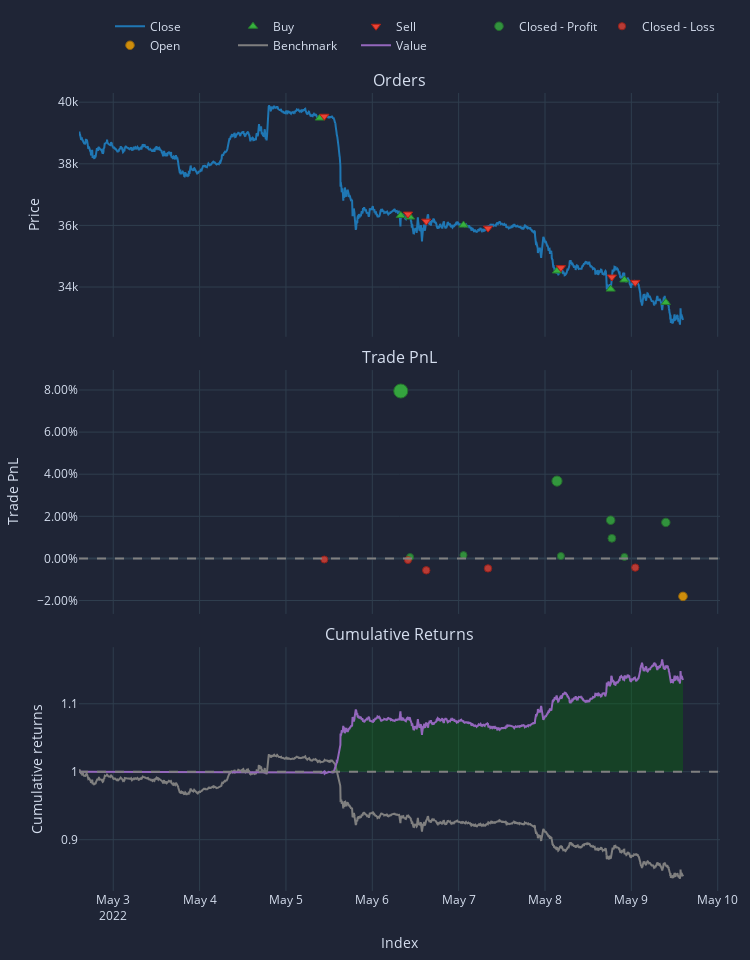

The code cell stored with this chart in its notebook:
### Code cell
pf.plots().show()

### Figure 1 — Plotly figure (JSON) as saved in the notebook; plotly's stock layout.template omitted (floating-point values rounded to 4 significant figures; data arrays with more than 128 entries replaced by an {"elided": "..."} marker saying what was removed)
{"data": [{"legendgroup": "0", "line": {"color": "#1f77b4"}, "name": "Close", "showlegend": true, "type": "scatter", "uid": "6a59802d-7e43-4038-aa6e-1f8ab581d6b7", "x": {"elided": "7244 str values"}, "xaxis": "x", "y": {"elided": "7244 float values"}, "yaxis": "y"}, {"customdata": [[0, 0.00253, 0.0999], [2, 0.005492, 0.1995], [4, 0.005932, 0.2152], [6, 0.005946, 0.2141], [8, 0.006182, 0.2134], [10, 0.006528, 0.2215], [12, 0.006651, 0.2277], [14, 0.006771, 0.2268]], "hovertemplate": "Order Id: %{customdata[0]}<br>Timestamp: %{x}<br>Price: %{y}<br>Size: %{customdata[1]:.6f}<br>Fees: %{customdata[2]:.6f}", "legendgroup": "1", "marker": {"color": "#37B13F", "line": {"color": "rgb(38,123,44)", "width": 1}, "size": 8, "symbol": "triangle-up"}, "mode": "markers", "name": "Buy", "type": "scatter", "uid": "a4f52ca6-47b7-45d9-af60-2f1cb2e2bd68", "x": ["2022-05-05T09:25:00+00:00", "2022-05-06T07:55:00+00:00", "2022-05-06T10:30:00+00:00", "2022-05-07T01:21:00+00:00", "2022-05-08T03:20:00+00:00", "2022-05-08T18:15:00+00:00", "2022-05-08T22:04:00+00:00", "2022-05-09T09:35:00+00:00"], "xaxis": "x", "y": [39480.0, 36320.0, 36270.0, 36010.0, 34520.0, 33930.0, 34230.0, 33500.0], "yaxis": "y"}, {"customdata": [[1, 0.005055, 0.1999], [3, 0.005929, 0.2156], [5, 0.005936, 0.2145], [7, 0.005955, 0.2138], [9, 0.006409, 0.2219], [11, 0.006646, 0.2281], [13, 0.006656, 0.2273]], "hovertemplate": "Order Id: %{customdata[0]}<br>Timestamp: %{x}<br>Price: %{y}<br>Size: %{customdata[1]:.6f}<br>Fees: %{customdata[2]:.6f}", "legendgroup": "2", "marker": {"color": "#EA4335", "line": {"color": "rgb(181,31,18)", "width": 1}, "size": 8, "symbol": "triangle-down"}, "mode": "markers", "name": "Sell", "type": "scatter", "uid": "57fc7b46-5bc2-49e4-8132-f9d3a465374e", "x": ["2022-05-05T10:40:00+00:00", "2022-05-06T09:55:00+00:00", "2022-05-06T15:00:00+00:00", "2022-05-07T08:10:00+00:00", "2022-05-08T04:25:00+00:00", "2022-05-08T18:35:00+00:00", "2022-05-09T01:05:00+00:00"], "xaxis": "x", "y": [39540.0, 36370.0, 36140.0, 35910.0, 34630.0, 34320.0, 34150.0], "yaxis": "y"}, {"customdata": [[1, 1, 7.939, 0.07951], [3, 3, 0.07147, 0.0006636], [5, 5, 0.1671, 0.001559], [7, 7, 3.923, 0.03673], [8, 8, 0.1243, 0.001123], [9, 9, 2.012, 0.01815], [10, 10, 1.077, 0.009546], [11, 11, 0.08139, 0.0007143], [13, 13, 1.94, 0.01709]], "hovertemplate": "Exit Trade Id: %{customdata[0]}<br>Position Id: %{customdata[1]}<br>Exit Timestamp: %{x}<br>PnL: %{customdata[2]:.6f}<br>Return: %{customdata[3]:.2%}", "legendgroup": "3", "marker": {"color": "#37B13F", "line": {"color": "rgb(38,123,44)", "width": 1}, "opacity": [0.9, 0.7503, 0.752, 0.8188, 0.7511, 0.7835, 0.7671, 0.7504, 0.7815], "size": [14, 7.013, 7.092, 10.21, 7.054, 8.563, 7.8, 7.017, 8.468], "symbol": "circle"}, "mode": "markers", "name": "Closed - Profit", "type": "scatter", "uid": "e38b0dde-33b0-4b8c-b7b6-6455bb7dff47", "x": ["2022-05-06T07:55:00+00:00", "2022-05-06T10:30:00+00:00", "2022-05-07T01:21:00+00:00", "2022-05-08T03:20:00+00:00", "2022-05-08T04:25:00+00:00", "2022-05-08T18:15:00+00:00", "2022-05-08T18:35:00+00:00", "2022-05-08T22:04:00+00:00", "2022-05-09T09:35:00+00:00"], "xaxis": "x2", "y": [0.07951, 0.0006636, 0.001559, 0.03673, 0.001123, 0.01815, 0.009546, 0.0007143, 0.01709], "yaxis": "y2"}, {"customdata": [[0, 0, -0.05177, -0.0005182], [2, 2, -0.08402, -0.0007796], [4, 4, -0.6096, -0.005657], [6, 6, -0.509, -0.004742], [12, 12, -0.497, -0.004359]], "hovertemplate": "Exit Trade Id: %{customdata[0]}<br>Position Id: %{customdata[1]}<br>Exit Timestamp: %{x}<br>PnL: %{customdata[2]:.6f}<br>Return: %{customdata[3]:.2%}", "legendgroup": "4", "marker": {"color": "#EA4335", "line": {"color": "rgb(181,31,18)", "width": 1}, "opacity": [0.75, 0.7505, 0.7598, 0.758, 0.7573], "size": [7, 7.023, 7.455, 7.374, 7.34], "symbol": "circle"}, "mode": "markers", "name": "Closed - Loss", "type": "scatter", "uid": "2aff8298-7b3b-4381-9e8e-a78ee122461d", "x": ["2022-05-05T10:40:00+00:00", "2022-05-06T09:55:00+00:00", "2022-05-06T15:00:00+00:00", "2022-05-07T08:10:00+00:00", "2022-05-09T01:05:00+00:00"], "xaxis": "x2", "y": [-0.0005182, -0.0007796, -0.005657, -0.004742, -0.004359], "yaxis": "y2"}, {"customdata": [[14, 14, -2.083, -0.01804]], "hovertemplate": "Exit Trade Id: %{customdata[0]}<br>Position Id: %{customdata[1]}<br>Exit Timestamp: %{x}<br>PnL: %{customdata[2]:.6f}<br>Return: %{customdata[3]:.2%}", "legendgroup": "5", "marker": {"color": "#FFAA00", "line": {"color": "rgb(178,118,0)", "width": 1}, "opacity": [0.7833], "size": [8.552], "symbol": "circle"}, "mode": "markers", "name": "Open", "type": "scatter", "uid": "5044c11c-4dc8-4043-a7cb-b96631af3327", "x": ["2022-05-09T14:21:00+00:00"], "xaxis": "x2", "y": [-0.01804], "yaxis": "y2"}, {"legendgroup": "6", "line": {"color": "#7f7f7f"}, "name": "Benchmark", "showlegend": true, "type": "scatter", "uid": "b494a4d6-009e-488e-83b0-2e1dcee3bc31", "x": {"elided": "7244 str values"}, "xaxis": "x3", "y": {"elided": "7244 float values"}, "yaxis": "y3"}, {"hoverinfo": "skip", "legendgroup": "7", "line": {"color": "rgba(0, 0, 0, 0)", "width": 0}, "opacity": 0, "showlegend": false, "type": "scatter", "uid": "594baf39-4133-4654-a453-22ed6d0a93db", "x": {"elided": "7244 str values"}, "xaxis": "x3", "y": {"elided": "7244 int values"}, "yaxis": "y3"}, {"connectgaps": false, "fill": "tonexty", "fillcolor": "rgba(0, 128, 0, 0.3)", "hoverinfo": "skip", "legendgroup": "7", "line": {"color": "rgba(0, 0, 0, 0)", "width": 0}, "opacity": 0, "showlegend": false, "type": "scatter", "uid": "eebb1827-1c6d-410c-8cfa-cc4d5f6603cf", "x": {"elided": "7244 str values"}, "xaxis": "x3", "y": {"elided": "7244 float values"}, "yaxis": "y3"}, {"hoverinfo": "skip", "legendgroup": "7", "line": {"color": "rgba(0, 0, 0, 0)", "width": 0}, "opacity": 0, "showlegend": false, "type": "scatter", "uid": "08b5aa3b-c0fe-4af4-94d0-b3173ecefb84", "x": {"elided": "7244 str values"}, "xaxis": "x3", "y": {"elided": "7244 int values"}, "yaxis": "y3"}, {"connectgaps": false, "fill": "tonexty", "fillcolor": "rgba(255, 0, 0, 0.3)", "hoverinfo": "skip", "legendgroup": "7", "line": {"color": "rgba(0, 0, 0, 0)", "width": 0}, "opacity": 0, "showlegend": false, "type": "scatter", "uid": "309a2c15-6915-4b45-989b-cfd397b3da9a", "x": {"elided": "7244 str values"}, "xaxis": "x3", "y": {"elided": "7244 float values"}, "yaxis": "y3"}, {"legendgroup": "8", "line": {"color": "#9467bd"}, "name": "Value", "showlegend": true, "type": "scatter", "uid": "7cbeec35-0ce1-478b-90cb-33c6a08ce7ef", "x": {"elided": "7244 str values"}, "xaxis": "x3", "y": {"elided": "7244 float values"}, "yaxis": "y3"}, {"hoverinfo": "skip", "legendgroup": "7", "line": {"color": "rgba(0, 0, 0, 0)", "width": 0}, "opacity": 0, "showlegend": false, "type": "scatter", "uid": "a3eabd92-b331-448c-ac45-b8135189d595", "x": {"elided": "7244 str values"}, "xaxis": "x3", "y": {"elided": "7244 int values"}, "yaxis": "y3"}], "layout": {"annotations": [{"font": {"size": 16}, "showarrow": false, "text": "Orders", "x": 0.5, "xanchor": "center", "xref": "paper", "y": 1, "yanchor": "bottom", "yref": "paper"}, {"font": {"size": 16}, "showarrow": false, "text": "Trade PnL", "x": 0.5, "xanchor": "center", "xref": "paper", "y": 0.6528, "yanchor": "bottom", "yref": "paper"}, {"font": {"size": 16}, "showarrow": false, "text": "Cumulative Returns", "x": 0.5, "xanchor": "center", "xref": "paper", "y": 0.3056, "yanchor": "bottom", "yref": "paper"}], "height": 960, "legend": {"orientation": "h", "traceorder": "normal", "x": 1, "xanchor": "right", "y": 1.042, "yanchor": "bottom"}, "margin": {"b": 30, "l": 30, "r": 30, "t": 30}, "shapes": [{"line": {"color": "gray", "dash": "dash"}, "type": "line", "x0": 0, "x1": 1, "xref": "paper", "y0": 0, "y1": 0, "yref": "y2"}, {"line": {"color": "gray", "dash": "dash"}, "type": "line", "x0": 0, "x1": 1, "xref": "paper", "y0": 1, "y1": 1, "yref": "y3"}], "showlegend": true, "width": 750, "xaxis": {"anchor": "y", "domain": [0, 1], "matches": "x3", "showticklabels": false}, "xaxis2": {"anchor": "y2", "domain": [0, 1], "matches": "x3", "showticklabels": false}, "xaxis3": {"anchor": "y3", "domain": [0, 1], "title": {"text": "Index"}}, "yaxis": {"anchor": "x", "domain": [0.6944, 1], "title": {"text": "Price"}}, "yaxis2": {"anchor": "x2", "domain": [0.3472, 0.6528], "tickformat": ".2%", "title": {"text": "Trade PnL"}}, "yaxis3": {"anchor": "x3", "domain": [0, 0.3056], "title": {"text": "Cumulative returns"}}}}
